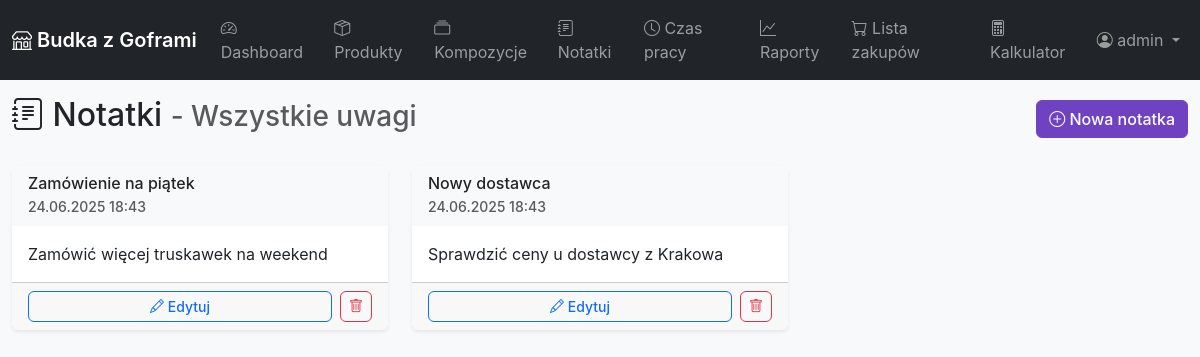
The app's page /notes (signed in) with its own data.
### app.py (models this page shows)
class Note(db.Model):
    id = db.Column(db.Integer, primary_key=True)
    title = db.Column(db.String(200), nullable=False)
    content = db.Column(db.Text, nullable=False)
    created_at = db.Column(db.DateTime, default=datetime.utcnow)

### app.py (the view)
@app.route('/notes')
def notes():
    if 'user_id' not in session:
        return redirect(url_for('login'))
    notes = Note.query.order_by(Note.created_at.desc()).all()
    return render_template('notes.html', notes=notes)

### templates/notes.html
{% extends "base.html" %}
{% block content %}
<div class="row">
    <div class="col-12">
        <div class="d-flex justify-content-between align-items-center mb-4">
            <h2>
                <i class="bi bi-journal-text"></i> Notatki
                <small class="text-muted">- Wszystkie uwagi</small>
            </h2>
            <a href="{{ url_for('add_note') }}" class="btn btn-primary">
                <i class="bi bi-plus-circle"></i> Nowa notatka
            </a>
        </div>
    </div>
</div>
<div class="row">
    {% for note in notes %}
    <div class="col-md-6 col-lg-4 mb-4">
        <div class="card">
            <div class="card-header">
                <h6 class="mb-0">{{ note.title }}</h6>
                <small class="text-muted">{{ note.created_at.strftime('%d.%m.%Y %H:%M') }}</small>
            </div>
            <div class="card-body">
                <p class="card-text">{{ note.content }}</p>
            </div>
            <div class="card-footer">
                <div class="d-flex gap-2">
                    <button class="btn btn-sm btn-outline-primary flex-fill">
                        <i class="bi bi-pencil"></i> Edytuj
                    </button>
                    <button class="btn btn-sm btn-outline-danger">
                        <i class="bi bi-trash"></i>
                    </button>
                </div>
            </div>
        </div>
    </div>
    {% endfor %}
</div>
{% endblock %}

### static/css/style.css (style rules this page uses)
:root { --primary-color: #6f42c1; --secondary-color: #6c757d; --success-color: #198754; --info-color: #0dcaf0; --warning-color: #ffc107; --danger-color: #dc3545; --light-color: #f8f9fa; --dark-color: #212529; }
body { background-color: var(--light-color); font-family: -apple-system, BlinkMacSystemFont, 'Segoe UI', Roboto, Oxygen, Ubuntu, Cantarell, sans-serif; }
.card { border: none; box-shadow: 0 0.125rem 0.25rem rgba(0, 0, 0, 0.075); border-radius: 0.375rem; }
.card-header { background-color: rgba(var(--bs-light-rgb), 1); border-bottom: 1px solid rgba(var(--bs-border-color-rgb), 1); font-weight: 500; }
.btn { border-radius: 0.375rem; font-weight: 500; }
.btn-primary { background-color: var(--primary-color); border-color: var(--primary-color); }

### records on screen
Note: title "Zamówienie na piątek", created_at "24.06.2025 18:43", content "Zamówić więcej truskawek na weekend"
Note: title "Nowy dostawca", created_at "24.06.2025 18:43", content "Sprawdzić ceny u dostawcy z Krakowa"

### other values on screen
{{ session.username }} "admin"
